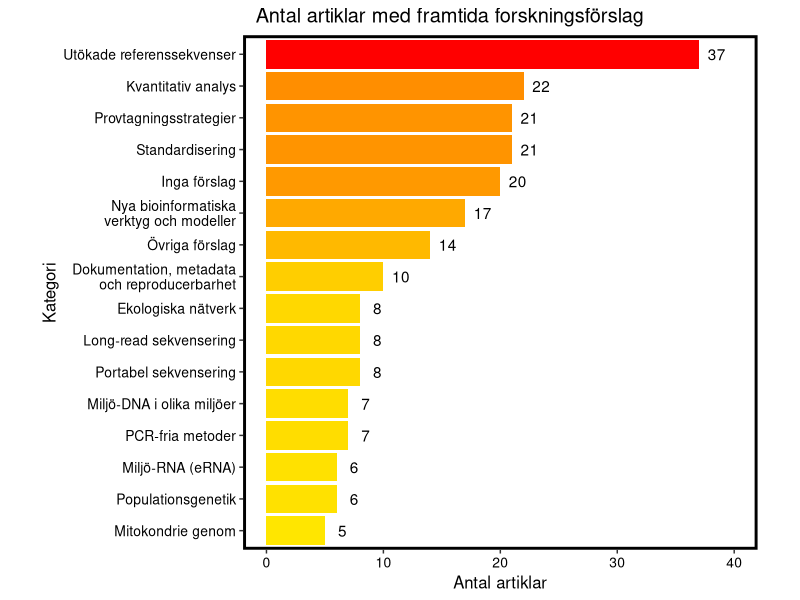

R code for this plot:
#!/usr/bin/env Rscript

library(ggplot2)
library(cowplot)

infile <- read.csv("RecommendationCategories.tsv", header=T, sep="\t")

svg("Förslag.svg")
ggplot(infile, aes(x=reorder(Category, NumberOfPapers), y=NumberOfPapers)) +
	geom_col(aes(fill=NumberOfPapers)) +
	coord_flip() +
	geom_text(aes(label=NumberOfPapers), nudge_y = 1.5) +
	scale_fill_gradient2(mid="yellow", high="red") +
	scale_x_discrete(labels=c("Mitokondrie genom",
				"Populationsgenetik",
				"Miljö-RNA (eRNA)",
				"PCR-fria metoder",
				"Miljö-DNA i olika miljöer",
				"Portabel sekvensering",
				"Long-read sekvensering",
				"Ekologiska nätverk",
				"Dokumentation, metadata\noch reproducerbarhet",
				"Övriga förslag",
				"Nya bioinformatiska\nverktyg och modeller",
				"Inga förslag",
				"Standardisering",
				"Provtagningsstrategier",
				"Kvantitativ analys",
				"Utökade referenssekvenser")) +
	labs(x = "Kategori", y="Antal artiklar",
		title = "Antal artiklar med framtida forskningsförslag") +
	background_grid(major = "none", minor = "none") +
	scale_y_continuous(breaks=seq(0,40,10), limits=c(0,40)) +
	panel_border(colour = "black", size = 2) +
	theme(plot.title = element_text(hjust = 0.1)) +
	theme(panel.spacing = unit(0.1, "lines")) +
	theme(text=(element_text(size=12))) +
	theme(axis.text=(element_text(size=10, colour = "Black"))) +
	theme(panel.background = element_blank()) +
	theme(legend.position="none") +
	theme(aspect.ratio=1)
dev.off()
